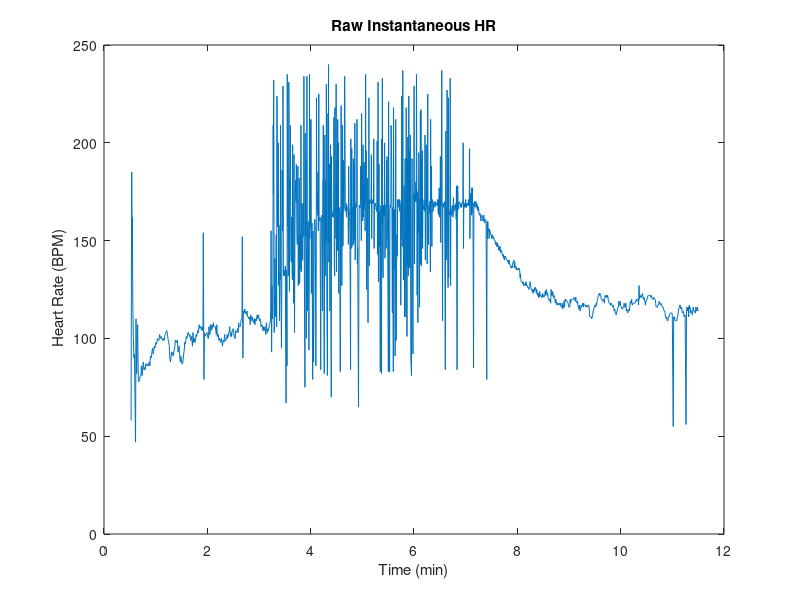
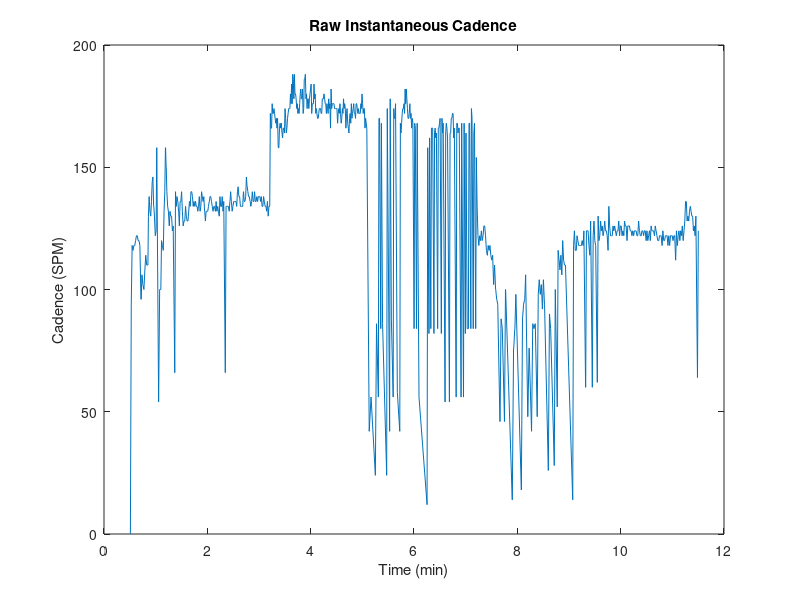
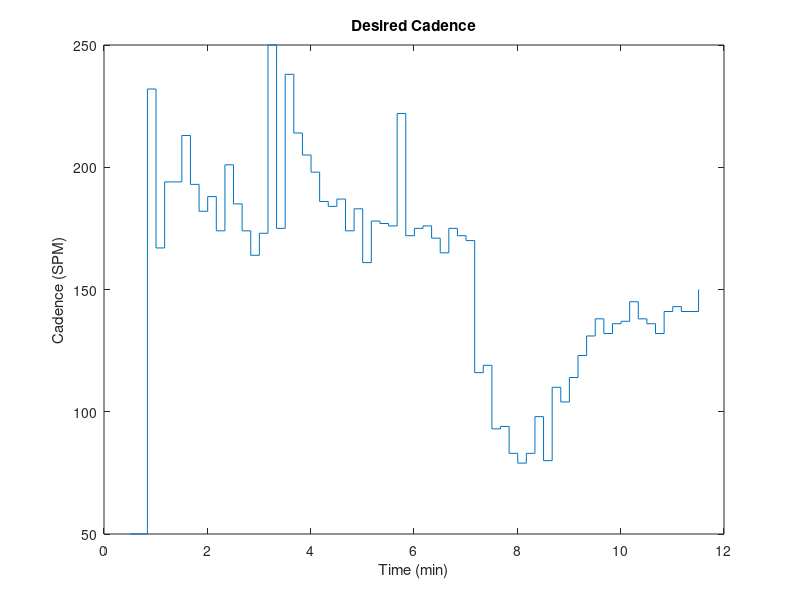
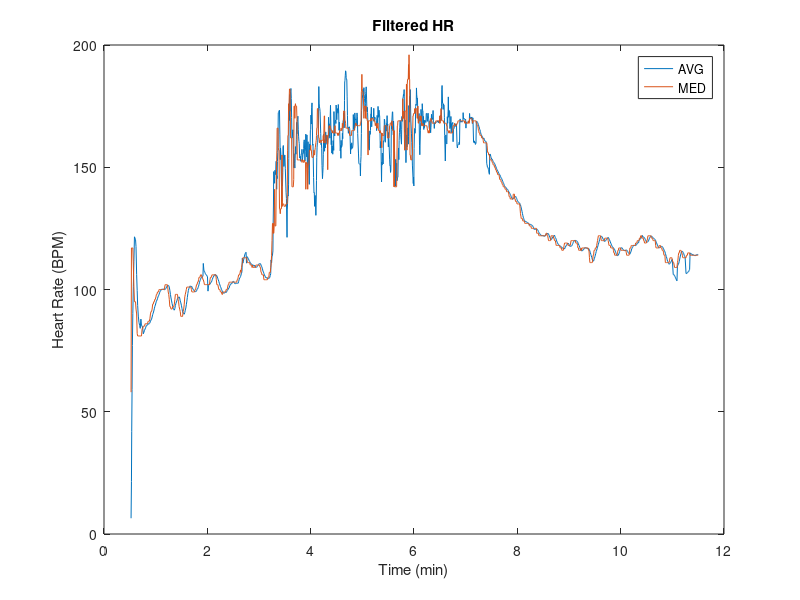

Source code (MATLAB) for these figures, in order: (Note: this script raises an error after producing the figures.)
% Katie test 1 - on flat surface
% system did not respond well due to bio differences and running form
% differences, made the measurements extremtly noisy


load("K2.mat");
% desrired HR = 150
% length of workout = 10 mins
HR_exp = KHRE2(1:2:end);
HR_exp_time = KHRE2(2:2:end);
HR_exp_time = HR_exp_time / 60000; % converting to mins


% everyhting worked, nothing got disconnected
% begin getting the data

% load in T1.mat which contains
% 1. LHR1 - inst. HR with time stamps
% 2. LSPM1 - inst. cadence with time stamps
% 3. LCAD1 - desired cadence
HR_time = KHR2(2:2:end);
HR_time = HR_time / 60000; % converting to mins
HR = KHR2(1:2:end); % is in bpm

SPM_time = KSPM2(2:2:end);
SPM_time = SPM_time / 60000; % also converting to mins
SPM = KSPM2(1:2:end); % is in steps per min (SPM)

CAD_time = KCAD2(2:2:end);
CAD_time = CAD_time / 60000; % converting to mins
CAD = KCAD2(1:2:end);

% now have HR, SPM, and desired CAD with corresponding times

% plotting raw heart rate
figure(1);
plot(HR_time, HR);
xlabel("Time (min)");
ylabel(" Heart Rate (BPM)");
title("Raw Instantaneous HR");

% plotting raw SPM
figure(2);
plot(SPM_time, SPM);
xlabel("Time (min)");
ylabel("Cadence (SPM)");
title("Raw Instantaneous Cadence");

% plotting desired cadence
figure(3);
stairs(CAD_time, CAD);
xlabel("Time (min)");
ylabel("Cadence (SPM)");
title("Desired Cadence");

%% Filtering the inst. HR and SPM 
% Median filter HR with nbh of 5 values
B = 1/9*ones(9,1);
HR_filt_med = medfilt1(HR, 9); 
HR_filt_avg = filter(B,1,HR);

% average filt SPM and median filt to see what is better
SPM_filt_avg = filter(B,1,SPM);
SPM_filt_med = medfilt1(SPM, 9);

% plot the filtered hr and spm (compare which is better for SPM)

% plotting filtered heart rate
figure(4);
plot(HR_time, HR_filt_avg);
hold on
plot(HR_time, HR_filt_med);
xlabel("Time (min)");
ylabel("Heart Rate (BPM)");
hold off
title("Filtered HR");
legend("AVG", "MED");


% plotting both filtered SPM
figure(5);
plot(SPM_time, SPM_filt_avg);
xlabel("Time (min)");
ylabel("Cadence (SPM)");
title("Filtered SPM");
hold on;
plot(SPM_time, SPM_filt_med);
legend("AVG", "MED");

%% now it is time to compare desired hr and cadence with expected

% starting with cadence
% figure(6);
% plot(SPM_time, SPM_filt_avg);
% xlabel("Time (min)");
% ylabel("Cadence (SPM)");
% title("Desired vs. Measured SPM (AVG FILT)");
% hold on;
% stairs(CAD_time, CAD);
% legend("Measured", "Desired");
% hold off;
% 
% figure(7);
% plot(SPM_time, SPM_filt_med);
% xlabel("Time (min)");
% ylabel("Cadence (SPM)");
% title("Desired vs. Measured SPM (MED FILT)");
% hold on;
% stairs(CAD_time, CAD);
% legend("Measured", "Desired");
% hold off;
% 
% figure(8);
% plot(HR_time, HR_filt);
% xlabel("Time (min)");
% ylabel("BPM");
% title("Median Filtered HR vs. Desired");
% hold on;
% stairs(HR_exp_time, HR_exp);
% hold off;

%% now plotting hr vs cadence 
% figure(9);
% plot(SPM_time, SPM_filt_med);
% xlabel("Time (min)");
% ylabel("HR and Cadence");
% title("HR & Cadence vs. Time");
% hold on;
% plot(HR_time, HR_filt);
% legend("Cadence", "Heart Rate");
% hold off;
% 
% figure(10);
% plot(SPM_time, SPM_filt_med + 40);
% xlabel("Time (min)");
% ylabel("HR and Cadence");
% title("TESTING HR to CAD Relationship");
% hold on;
% plot(HR_time, HR_filt);
% legend("1*(Cadence+40)", "Heart Rate");
% hold off;
% 
% figure(11);
% SPM_shift = circshift(SPM_filt_med,50);
% plot(SPM_time, SPM_shift + 40);
% xlabel("Time (min)");
% ylabel("HR and Cadence");
% title("TESTING HR to CAD Relationship with Shifting");
% hold on;
% plot(HR_time, HR_filt);
% legend("1*(Cadence+40) SHIFTED", "Heart Rate");
% hold off;

%% last graph of everything together
figure(12);
plot(HR_time, HR_filt);
xlabel("Time (min)");
ylabel("HR and Cadence");
title("HR and SPM vs. Desired HR and SPM");
hold on;
stairs(HR_exp_time, HR_exp, "Color",[0.3010 0.7450 0.9330]); %teal
plot(SPM_time, SPM_filt_med);
stairs(CAD_time, CAD, 'Color',[0.4660 0.6740 0.1880]); %green
legend("HR","Desired HR", "SPM", "Desired CAD");
hold off;
ylim([0 200]);